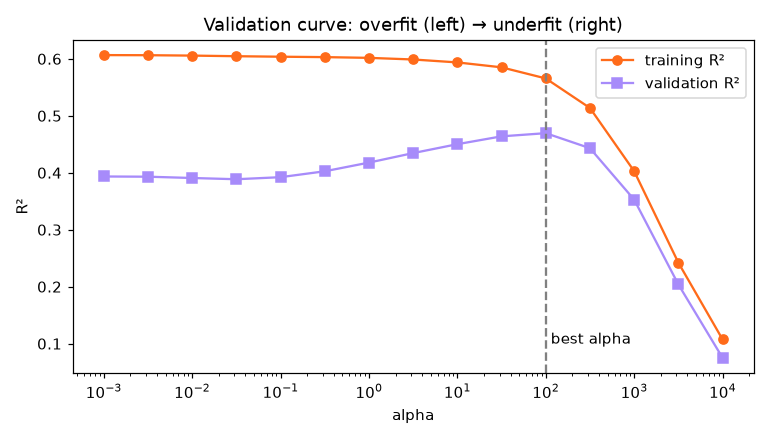

This figure's Python source:
"""Use a validation curve to see underfitting and overfitting as Ridge alpha changes."""
import numpy as np
import matplotlib.pyplot as plt
from sklearn.model_selection import validation_curve
from sklearn.pipeline import make_pipeline
from sklearn.preprocessing import PolynomialFeatures, StandardScaler
from sklearn.linear_model import Ridge
from sklearn.datasets import load_diabetes

X, y = load_diabetes(return_X_y=True)
pipe = make_pipeline(PolynomialFeatures(2), StandardScaler(), Ridge())   # 65 features incl. interactions
alphas = np.logspace(-3, 4, 15)
tr, va = validation_curve(pipe, X, y, param_name="ridge__alpha", param_range=alphas, cv=5, scoring="r2")
best = alphas[va.mean(1).argmax()]
for a, t, v in zip(alphas[::2], tr.mean(1)[::2], va.mean(1)[::2]):
    print(f"alpha {a:>10.3f}   train R2 {t:.3f}   validation R2 {v:.3f}")
print(f"best alpha = {best:.2f} with validation R2 = {va.mean(1).max():.3f}")

plt.figure(figsize=(7, 4))
plt.semilogx(alphas, tr.mean(1), "o-", color="#FF6B1A", label="training R²")
plt.semilogx(alphas, va.mean(1), "s-", color="#A78BFA", label="validation R²")
plt.axvline(best, ls="--", color="grey"); plt.text(best, .1, " best alpha")
plt.xlabel("alpha"); plt.ylabel("R²"); plt.title("Validation curve: overfit (left) → underfit (right)"); plt.legend()
plt.tight_layout(); plt.savefig("session-03_validation_curve.png", dpi=110); plt.show()
